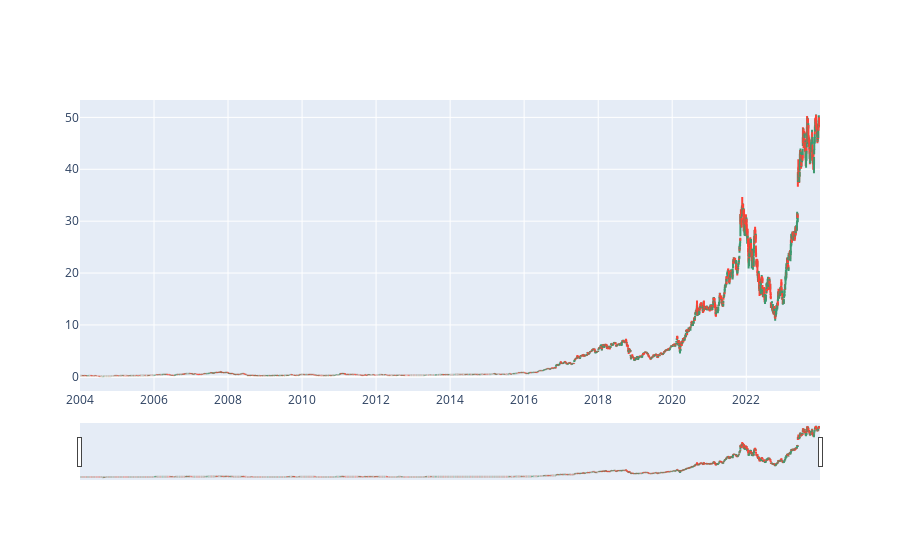

Notebook source saved alongside this figure:
### Markdown cell above
# Ohlc View

### Code cell
fig = go.Figure(data=[go.Ohlc(
    x=df['Date'],
    open=df['Open'],
    high=df['High'],
    low=df['Low'],
    close=df['Close']
)])

fig.show()

### Figure 1 — Plotly figure (JSON) as saved in the notebook; plotly's stock layout.template omitted (floating-point values rounded to 4 significant figures; data arrays with more than 128 entries replaced by an {"elided": "..."} marker saying what was removed)
{"data": [{"close": {"elided": "5033 float values"}, "high": {"elided": "5033 float values"}, "low": {"elided": "5033 float values"}, "open": {"elided": "5033 float values"}, "type": "ohlc", "x": {"elided": "5033 str values"}}], "layout": {}}
